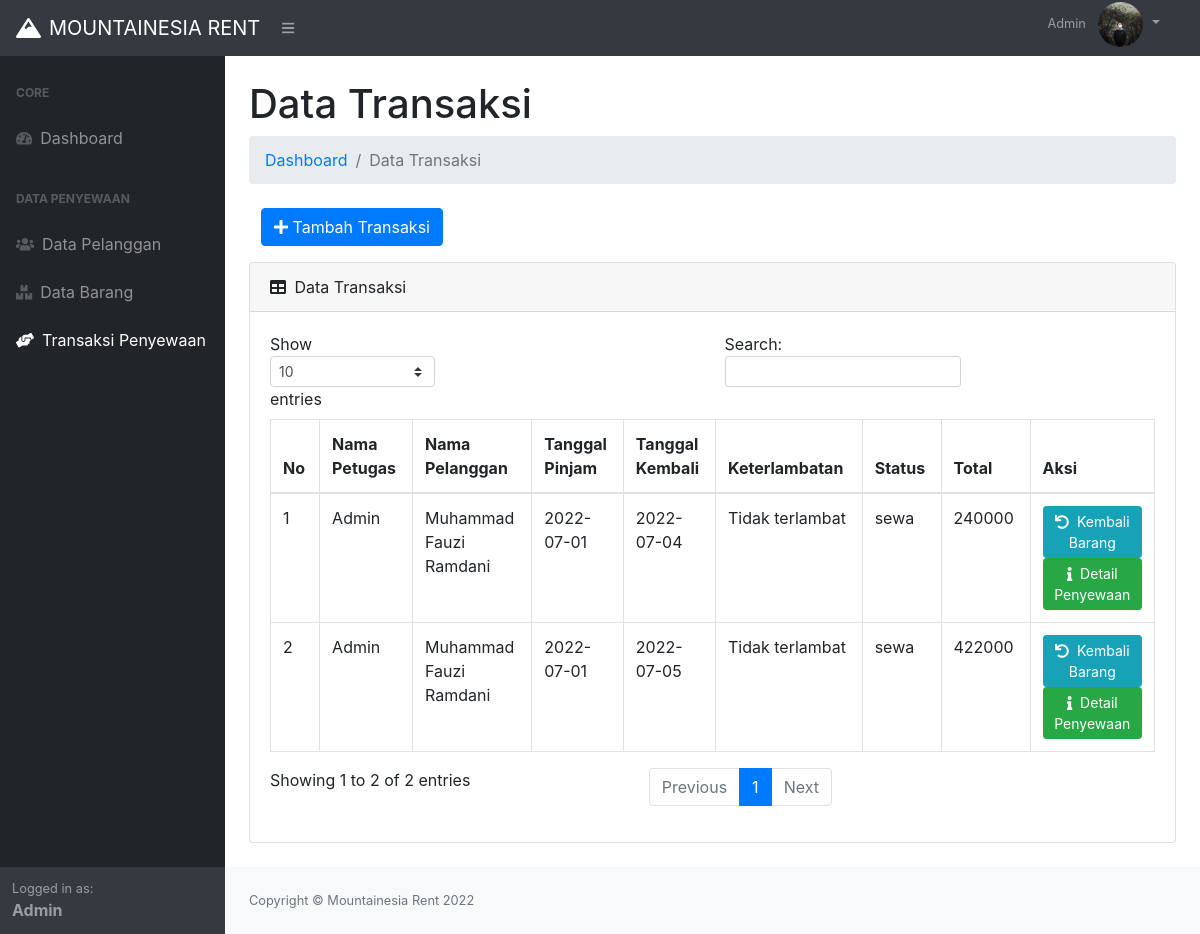
The app's page /index.php?p=transaksi (signed in), older data.
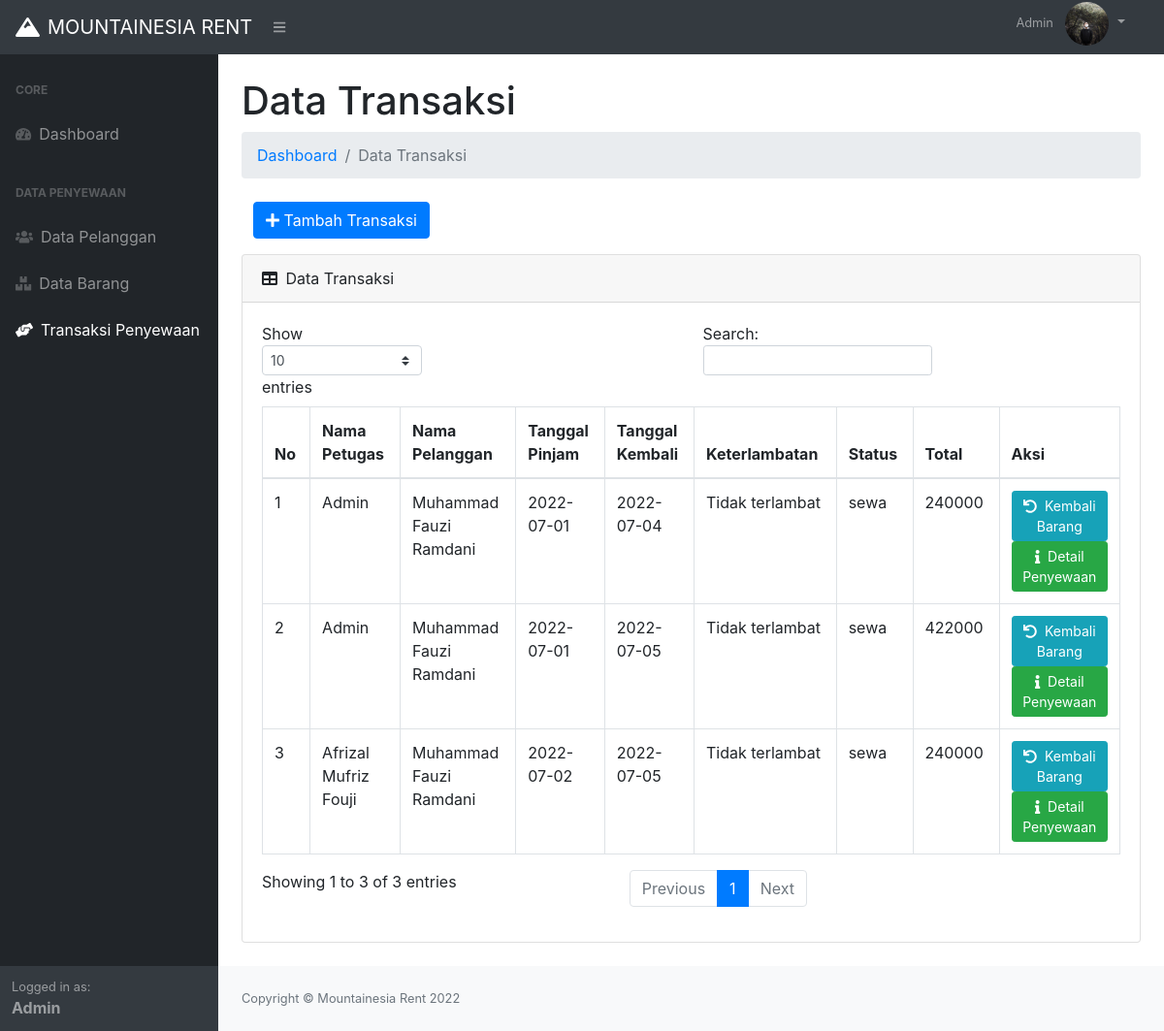
The same page, newer data.
### tables this page shows
CREATE TABLE `tb_penyewaan` (
  `idsewa` int(11) NOT NULL,
  `iduser` int(11) NOT NULL,
  `idpelanggan` int(11) NOT NULL,
  `tanggalsewa` date NOT NULL,
  `tanggalkembali` date NOT NULL,
  `denda` int(20) NOT NULL,
  `total` int(20) NOT NULL,
  `status` varchar(50) NOT NULL
);

CREATE TABLE `tb_user` (
  `iduser` int(11) NOT NULL,
  `username` varchar(50) NOT NULL,
  `password` varchar(255) NOT NULL,
  `nama` varchar(50) NOT NULL,
  `foto` varchar(255) NOT NULL
);

CREATE TABLE `tb_pelanggan` (
  `idpelanggan` int(11) NOT NULL,
  `nama_pelanggan` varchar(50) NOT NULL,
  `alamat` varchar(255) NOT NULL,
  `tgl_lahir` date NOT NULL,
  `jk` enum('L','P') NOT NULL
);

### config/functions.php (called while the page is built, shortened)
<?php
function terlambat($tgl_dateline, $tgl_kembali)
{
	$tgl_dateline_pecah = explode('-', $tgl_dateline);
	$tgl_dateline_pecah = $tgl_dateline_pecah[2] . '-' . $tgl_dateline_pecah[1] . '-' . $tgl_dateline_pecah[0];
	$tgl_kembali_pecah = explode('-', $tgl_kembali);
	$tgl_kembali_pecah = $tgl_kembali_pecah[2] . '-' . $tgl_kembali_pecah[1] . '-' . $tgl_kembali_pecah[0];
	$selisih = strtotime($tgl_kembali_pecah) - strtotime($tgl_dateline_pecah);
	$selisih = $selisih / 86400;
	if ($selisih >= 1) {
		$hasil_tgl = floor($selisih);
	} else {
		$hasil_tgl = 0;
	}
	return $hasil_tgl;
}

### page/transaksi/transaksi.php (the view, shortened to what this page needs)
<?php
require_once './config/functions.php';
$sql = $conn->query("SELECT * FROM tb_penyewaan INNER JOIN tb_pelanggan
										ON tb_penyewaan.idpelanggan = tb_pelanggan.idpelanggan
                                        INNER JOIN tb_user ON tb_penyewaan.iduser = tb_user.iduser
                                        WHERE status = 'sewa'
										") or die(mysqli_error($conn));
?>
<h1 class="mt-4">Data Transaksi</h1>
<ol class="breadcrumb mb-4">
    <li class="breadcrumb-item"><a href="index.php">Dashboard</a></li>
    <li class="breadcrumb-item active">Data Transaksi</li>
</ol>
<div class="col-md-6">
    <a href="?p=transaksi&aksi=pilih" class="btn btn-primary mb-3"><i class="fa fa-plus"></i> Tambah Transaksi</a>
</div>
<div class="card mb-4">
    <div class="card-header">
        <i class="fas fa-table mr-1"></i>
        Data Transaksi
    </div>
    <div class="card-body">
        <div class="table-responsive">
            <table class="table table-bordered" id="dataTable" width="100%" cellspacing="0">
                <thead>
                    <tr>
                        <th>No</th>
                        <th>Nama Petugas</th>
                        <th>Nama Pelanggan</th>
                        <th>Tanggal Pinjam</th>
                        <th>Tanggal Kembali</th>
                        <th>Keterlambatan</th>
                        <th>Status</th>
                        <th>Total</th>
                        <th>Aksi</th>
                    </tr>
                </thead>
                <tbody>
                    <?php
                    $no = 1;
                    while ($pecah = $sql->fetch_assoc()) {
                    ?>
                        <tr>
                            <td><?= $no++; ?></td>
                            <td><?= $pecah['nama']; ?></td>
                            <td><?= $pecah['nama_pelanggan']; ?></td>
                            <td><?= $pecah['tanggalsewa']; ?></td>
                            <td><?= $pecah['tanggalkembali']; ?></td>
                            <td>
                                <?php
                                $denda = 5000;
                                $tgl_dateline = $pecah['tanggalkembali'];
                                $tgl_kembali = date('Y-m-d');
                                $lambat = terlambat($tgl_dateline, $tgl_kembali);
                                $denda1 = $lambat * $denda;
                                ?>
                                <?php
                                if ($lambat > 0) {
                                     ?>
                                    <div style='color:red;'><?= $lambat ?> hari<br> (Rp. <?= number_format($denda1) ?>)</div>
                                <?php
                                } else {
                                    echo "Tidak terlambat";
                                }
                                ?>
                            </td>
                            <td><?= $pecah['status']; ?></td>
                            <td><?= $pecah['total'] + $denda1; ?></td>
                            <td>
                                <a href="?p=transaksi&aksi=kembali&idsewa=<?= $pecah['idsewa']; ?>&denda1=<?= $denda1?>" class="btn btn-info btn-sm"><i class="fas fa-undo mr-2"></i>Kembali Barang</a>
                                <a href="?p=transaksi&aksi=detail&idsewa=<?= $pecah["idsewa"]; ?>" class="btn btn-success btn-sm"><i class="fas fa-info mr-2"></i>Detail Penyewaan</a>
                            </td>
                        </tr>
                    <?php } ?>
                </tbody>
            </table>
        </div>
    </div>
</div>

Row changes from the older to the newer data that the page shows:
added tb_penyewaan: iduser.nama "Afrizal Mufriz Fouji", idpelanggan.nama_pelanggan "Muhammad Fauzi Ramdani", tanggalsewa "2022-07-02", tanggalkembali "2022-07-05", shows "Tidak terlambat", status "sewa", $pecah['total'] + $denda1 "240000"
Text that changed along with them:
text written by a page script: "Show entries Search: Showing 1 to 2 of 2 entries Previous 1 Next" → "Show entries Search: Showing 1 to 3 of 3 entries Previous 1 Next"
